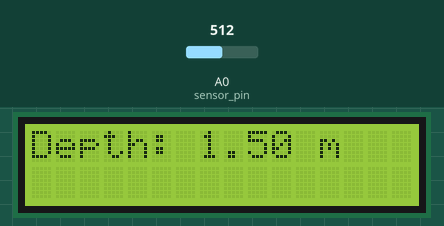
The sketch below on a simulated Arduino Uno, built with avr-gcc and run on an emulated ATmega328P. On the bench: 16×2 character LCD. Inputs (shaded band) come from the test bench; at power-on: A0 (sensor_pin) = 512.

Above: at 1.2 s.
1.3 s: A0 (sensor_pin) set to 716
At 3.3 s:
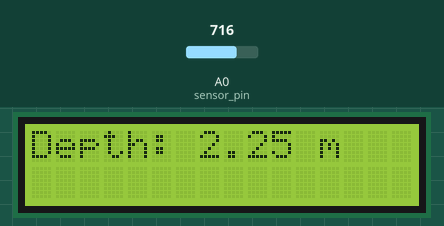
3.6 s: A0 (sensor_pin) set to 900
At 4.9 s:
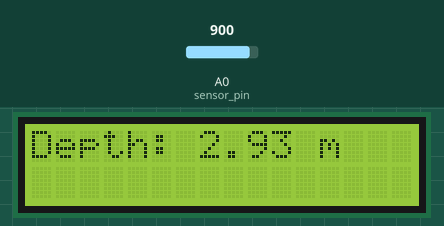
5.6 s: A0 (sensor_pin) set to 1023
At 6.5 s:
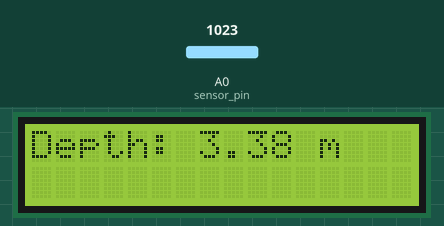
Timing chart, 0 to 8.6 s (numbered marks = the images above; inputs shaded):
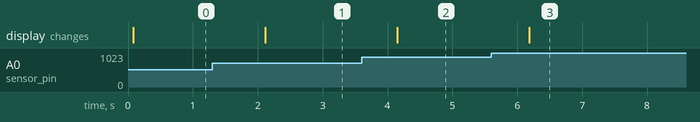

Measured:
- after the input at 1.3 s, the display: changes after 0.82 s (image 1)
- after the input at 3.6 s, the display: changes after 0.55 s (image 2)
- after the input at 5.6 s, the display: changes after 0.59 s (image 3)

The sketch:

water-pressure.ino
```cpp
#include <LiquidCrystal_I2C.h>

const int cols = 16;
const int rows = 2;
LiquidCrystal_I2C lcd(0x27, cols, rows);  // Set the LCD address to 0x27 for a 16 chars and 2 line.

int sensor_pin = A0;

const float V_BANDGAP = 1.1;

const float ZERO_V = 0.5;
const float FS_V = 4.5;
const float FS_DEPTH = 3.0;

int adc_read_bandgap() {
  // See https://forum.arduino.cc/t/measurement-of-bandgap-voltage/38215/4
  // REFS1 REFS0          --> 0 1, AVcc internal ref.
  // MUX3 MUX2 MUX1 MUX0  --> 1110 1.1V (VBG)
  ADMUX = (0 << REFS1) | (1 << REFS0) | (0 << ADLAR) | (1 << MUX3) | (1 << MUX2) | (1 << MUX1) | (0 << MUX0);
  delay(1);  // FIXME: check this delay again
  // Start a conversion
  ADCSRA |= _BV( ADSC );
  // Wait for it to complete
  while( ( (ADCSRA & (1<<ADSC)) != 0 ) );
  return ADC;
}

void setup() {
  #ifdef DEBUG
    /* Serial */
    Serial.begin(9600);
    Serial.println("Start");
    /* LED */
    pinMode(LED_BUILTIN, OUTPUT);
    digitalWrite(LED_BUILTIN, HIGH);
  #endif
  /* LCD config */
  lcd.init();
  lcd.backlight();
}

void loop() {
  /* Measure depth */
  int sensor_adc = analogRead(sensor_pin);
  int bandgap_adc = adc_read_bandgap();
  float sensor_volt = (float(sensor_adc) / float(bandgap_adc)) * V_BANDGAP;
  float depth = (sensor_volt - ZERO_V) / (FS_V - ZERO_V) * FS_DEPTH;
  /* Send it over serial line (debug) */
  #ifdef DEBUG
    Serial.print("Depth (m): ");
    Serial.println(depth, 3);
  #endif
  /* Display */
  lcd.clear();
  lcd.setCursor(0,0);
  lcd.print("Depth: ");
  lcd.print(depth, 2);
  lcd.print(" m");
  /* Wait */
  delay(1000);
}
```
